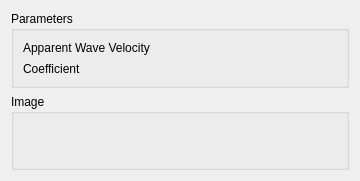
<?xml version="1.0" encoding="UTF-8"?>
<ui version="4.0">
 <class>WindLabGui::DlgWavePassageEffect</class>
 <widget class="QWidget" name="WindLabGui::DlgWavePassageEffect">
  <property name="geometry">
   <rect>
    <x>0</x>
    <y>0</y>
    <width>360</width>
    <height>181</height>
   </rect>
  </property>
  <property name="windowTitle">
   <string>Feature Parameters</string>
  </property>
  <property name="sizeGripEnabled" stdset="0">
   <bool>true</bool>
  </property>
  <layout class="QGridLayout" name="gridLayout">
   <item row="0" column="0">
    <widget class="QGroupBox" name="GroupBox5_3">
     <property name="title">
      <string>Parameters</string>
     </property>
     <layout class="QGridLayout" name="_3">
      <property name="leftMargin">
       <number>9</number>
      </property>
      <property name="topMargin">
       <number>9</number>
      </property>
      <property name="rightMargin">
       <number>9</number>
      </property>
      <property name="bottomMargin">
       <number>9</number>
      </property>
      <property name="spacing">
       <number>6</number>
      </property>
      <item row="1" column="0">
       <layout class="QHBoxLayout" name="horizontalLayout" stretch="0,0">
        <item>
         <widget class="QLabel" name="label">
          <property name="text">
           <string>Apparent Wave Velocity</string>
          </property>
         </widget>
        </item>
        <item>
         <widget class="Gui::QuantitySpinBox" name="doubleSpinBox_ApparentWaveVelocity" native="true">
          <property name="keyboardTracking" stdset="0">
           <bool>false</bool>
          </property>
         </widget>
        </item>
       </layout>
      </item>
      <item row="2" column="0">
       <layout class="QHBoxLayout" name="horizontalLayout_3" stretch="0,0">
        <item>
         <widget class="QLabel" name="label_3">
          <property name="text">
           <string>Coefficient</string>
          </property>
         </widget>
        </item>
        <item>
         <widget class="Gui::QuantitySpinBox" name="doubleSpinBox_Coefficient" native="true">
          <property name="keyboardTracking" stdset="0">
           <bool>false</bool>
          </property>
         </widget>
        </item>
       </layout>
      </item>
     </layout>
    </widget>
   </item>
   <item row="1" column="0">
    <widget class="QGroupBox" name="GroupBox5_5">
     <property name="title">
      <string>Image</string>
     </property>
     <layout class="QGridLayout" name="_6">
      <property name="leftMargin">
       <number>9</number>
      </property>
      <property name="topMargin">
       <number>9</number>
      </property>
      <property name="rightMargin">
       <number>9</number>
      </property>
      <property name="bottomMargin">
       <number>9</number>
      </property>
      <property name="spacing">
       <number>6</number>
      </property>
      <item row="1" column="0">
       <layout class="QHBoxLayout" name="horizontalLayout_9" stretch="0">
        <item>
         <widget class="QLabel" name="label_Image">
          <property name="text">
           <string/>
          </property>
         </widget>
        </item>
       </layout>
      </item>
     </layout>
    </widget>
   </item>
  </layout>
 </widget>
 <customwidgets>
  <customwidget>
   <class>Gui::QuantitySpinBox</class>
   <extends>QWidget</extends>
   <header>Gui/QuantitySpinBox.h</header>
  </customwidget>
 </customwidgets>
 <resources/>
 <connections/>
</ui>
